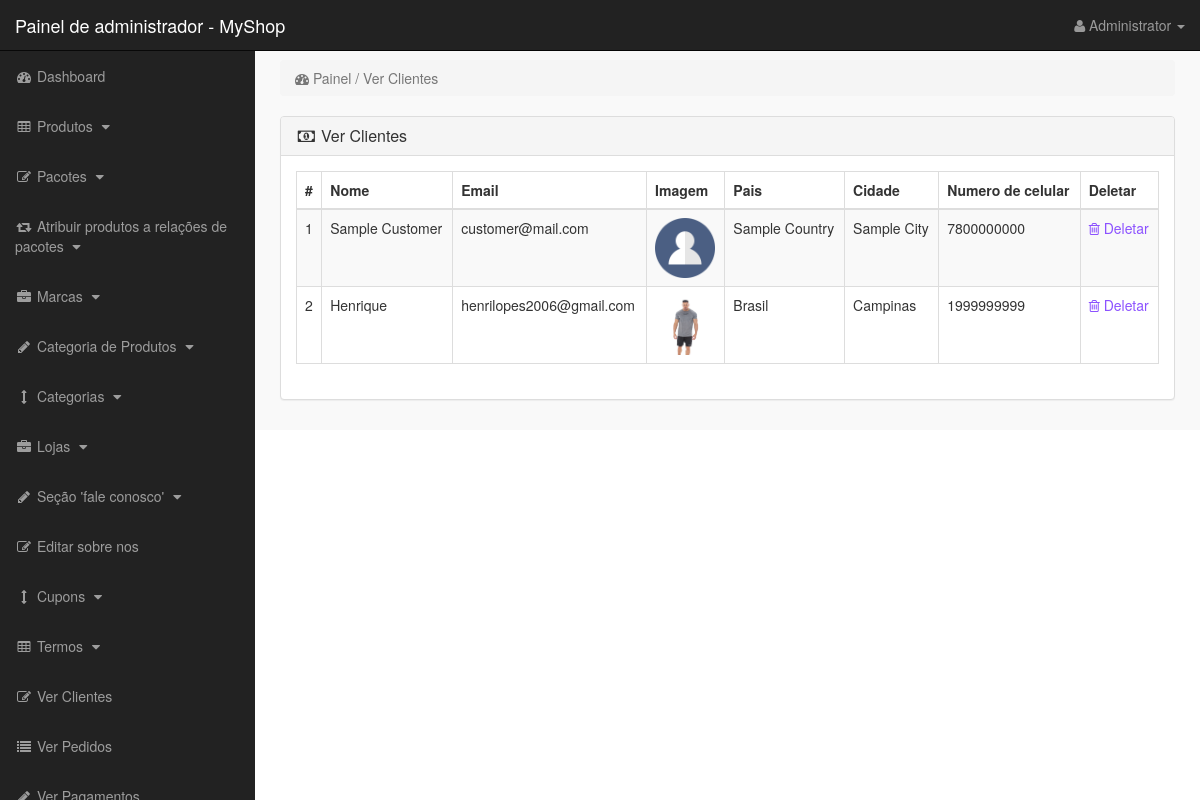
/admin_area/index.php?view_customers (signed in), run on the app's committed database.
### tables this page shows
CREATE TABLE IF NOT EXISTS `customers` (
  `customer_id` int(10) NOT NULL AUTO_INCREMENT,
  `customer_name` varchar(255) NOT NULL,
  `customer_email` varchar(255) NOT NULL,
  `customer_pass` varchar(255) NOT NULL,
  `customer_country` text NOT NULL,
  `customer_city` text NOT NULL,
  `customer_contact` varchar(255) NOT NULL,
  `customer_address` text NOT NULL,
  `customer_image` text NOT NULL,
  `customer_ip` varchar(255) NOT NULL,
  `customer_confirm_code` text NOT NULL,
  PRIMARY KEY (`customer_id`)
);

### admin_area/view_customers.php (the view)
<?php
if(!isset($_SESSION['admin_email'])){
echo "<script>window.open('login.php','_self')</script>";
}
else {
?>
<div class="row">
<div class="col-lg-12">
<ol class="breadcrumb">
<li class="active">
<i class="fa fa-dashboard"></i> Painel / Ver Clientes
</li>
</ol>
</div>
</div>
<div class="row">
<div class="col-lg-12">
<div class="panel panel-default">
<div class="panel-heading">
<h3 class="panel-title">
<i class="fa fa-money fa-fw"></i> Ver Clientes
</h3>
</div>
<div class="panel-body" >
<div class="table-responsive" >
<table class="table table-bordered table-hover table-striped" >
<thead>
<tr>
<th>#</th>
<th>Nome</th>
<th>Email</th>
<th>Imagem</th>
<th>Pais</th>
<th>Cidade</th>
<th>Numero de celular</th>
<th>Deletar</th>
</tr>
</thead>
<tbody>
<?php
$i=0;
$get_c = "select * from customers";
$run_c = mysqli_query($con,$get_c);
while($row_c=mysqli_fetch_array($run_c)){
$c_id = $row_c['customer_id'];
$c_name = $row_c['customer_name'];
$c_email = $row_c['customer_email'];
$c_image = $row_c['customer_image'];
$c_country = $row_c['customer_country'];
$c_city = $row_c['customer_city'];
$c_contact = $row_c['customer_contact'];
$i++;
?>
<tr>
<td><?php echo $i; ?></td>
<td><?php echo $c_name; ?></td>
<td><?php echo $c_email; ?></td>
<td><img src="../customer/customer_images/<?php echo $c_image; ?>" width="60" height="60" ></td>
<td><?php echo $c_country; ?></td>
<td><?php echo $c_city; ?></td>
<td><?php echo $c_contact; ?></td>
<td>
<a href="index.php?customer_delete=<?php echo $c_id; ?>" >
<i class="fa fa-trash-o" ></i> Deletar
</a>
</td>
</tr>
<?php } ?>
</tbody>
</table>
</div>
</div>
</div>
</div>
</div>
<?php } ?>

### admin_area/includes/sidebar.php (shortened to what this page needs)
<?php
if(!isset($_SESSION['admin_email'])){
echo "<script>window.open('login.php','_self')</script>";
}
else {
?>
<nav class="navbar navbar-inverse navbar-fixed-top" >
<div class="navbar-header" >
<a class="navbar-brand" href="index.php?dashboard" >Painel de administrador - MyShop</a>
</div>
<ul class="nav navbar-right top-nav" >
<li class="dropdown" >
<a href="#" class="dropdown-toggle" data-toggle="dropdown" >
<i class="fa fa-user" ></i>
<?php echo $admin_name; ?> <b class="caret" ></b>
</a>
</li>
</ul>
<div class="collapse navbar-collapse navbar-ex1-collapse">
<ul class="nav navbar-nav side-nav">
<li>
<a href="index.php?dashboard">
<i class="fa fa-fw fa-dashboard"></i> Dashboard
</a>
</li>
<li>
<a href="#" data-toggle="collapse" data-target="#products">
<i class="fa fa-fw fa-table"></i> Produtos
<i class="fa fa-fw fa-caret-down"></i>
</a>
</li>
<li>
<a href="#" data-toggle="collapse" data-target="#bundles">
<i class="fa fa-fw fa-edit"></i> Pacotes
<i class="fa fa-fw fa-caret-down"></i>
</a>
</li>
<li>
<a href="#" data-toggle="collapse" data-target="#relations">
<i class="fa fa-fw fa-retweet"></i> Atribuir produtos a relações de pacotes
<i class="fa fa-fw fa-caret-down"></i>
</a>
</li>
<li>
<a href="#" data-toggle="collapse" data-target="#manufacturers">
<i class="fa fa-fw fa-briefcase"></i> Marcas
<i class="fa fa-fw fa-caret-down"></i>
</a>
</li>
<li>
<a href="#" data-toggle="collapse" data-target="#p_cat">
<i class="fa fa-fw fa-pencil"></i> Categoria de Produtos
<i class="fa fa-fw fa-caret-down"></i>
</a>
</li>
<li>
<a href="#" data-toggle="collapse" data-target="#cat">
<i class="fa fa-fw fa-arrows-v"></i> Categorias
<i class="fa fa-fw fa-caret-down"></i>
</a>
</li>
<li>
<a href="#" data-toggle="collapse" data-target="#store">
<i class="fa fa-fw fa-briefcase"></i> Lojas
<i class="fa fa-fw fa-caret-down"></i>
</a>
</li>
<li>
<a href="#" data-toggle="collapse" data-target="#contact_us">
<i class="fa fa-fw fa-pencil"> </i> Seção 'fale conosco'
<i class="fa fa-fw fa-caret-down"></i>
</a>
</li>
<li>
<a href="index.php?edit_about_us">
<i class="fa fa-fw fa-edit"></i> Editar sobre nos
</a>
</li>
<li>
<a href="#" data-toggle="collapse" data-target="#coupons">
<i class="fa fa-fw fa-arrows-v"></i> Cupons
<i class="fa fa-fw fa-caret-down"></i>
</a>
</li>
<li>
<a href="#" data-toggle="collapse" data-target="#terms" >
<i class="fa fa-fw fa-table"></i> Termos
<i class="fa fa-fw fa-caret-down"></i>
</a>
</li>
<li>
<a href="index.php?view_customers">
<i class="fa fa-fw fa-edit"></i> Ver Clientes
</a>
</li>
<li>
<a href="index.php?view_orders">
<i class="fa fa-fw fa-list"></i> Ver Pedidos
</a>
</li>
<li>
<a href="index.php?view_payments">
<i class="fa fa-fw fa-pencil"></i> Ver Pagamentos
</a>
</li>
</ul>
</div>
</nav>
<?php } ?>

### admin_area/css/style.css (style rules this page uses)
body { margin-top:100px; }
@media (min-width: 768px) { body { margin-top:50px; } }
.top-nav { padding:0 15px; }
.top-nav>li { display:inline-block; float:left; }
.top-nav>li>a { padding-top:15px; padding-bottom:15px; line-height:20px; color:#999; }
@media (min-width: 768px) { .side-nav { position:fixed; top:51px; width:255px; border-radius:0; overflow-y:auto; background-color: #222; bottom:0; overflow-x:hidden; padding-bottom:40px; } }
@media (min-width: 768px) { .side-nav>li>a { width:255px; } }
.panel-body { border-radius:5px; }

### data on the page
customers: customer_name "Sample Customer", customer_email "customer@mail.com", customer_image (picture), customer_country "Sample Country", customer_city "Sample City", customer_contact "7800000000"
customers: customer_name "Henrique", customer_email "henrilopes2006@gmail.com", customer_image (picture), customer_country "Brasil", customer_city "Campinas", customer_contact "1999999999"

### other printed values
$admin_name "Administrator"
